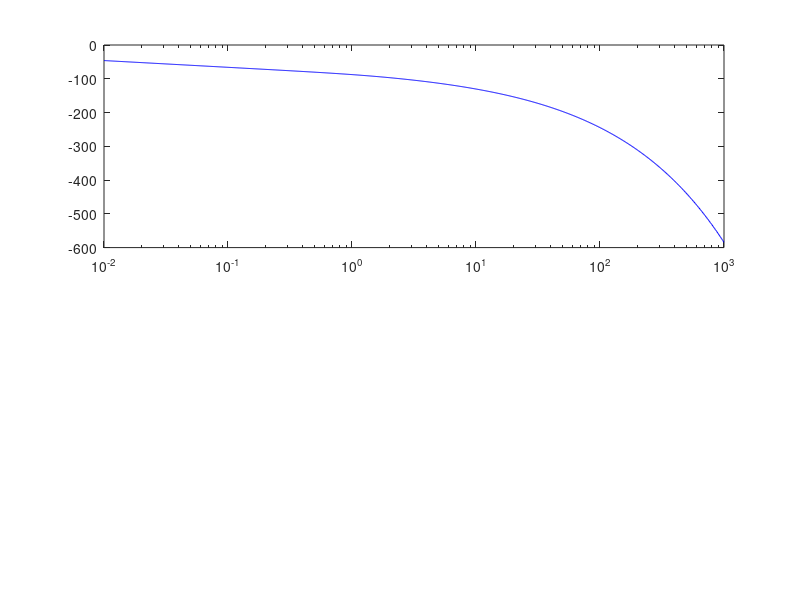

Recreate this plot in MATLAB. (Note: this script raises an error after producing the figure.)
 clc; clear; close all;
%% Entrées et constantes
lambda = 16.3;          % [W/mK] Conductivité thermique ;
rho = 8010;             % [kg/m³] Masse volumique ;
cp = 502;               % [J/kgK] Capacité thermique massique ;
a = lambda/(rho*cp);    % [m^2/s] Diffusivité thermique ;
e = 5e-3;               % [m] Epaisseur plaque ;
h = 200;                  % [W/m²K] Coefficent de transfert thermique ;
Ly = 10;                % [m] Longeur en y ;
Lz = 10;                % [m] Longeur en z ; 

% Paramètres de la simulation et données
figDir = 'fig';              % [-] Emplacement pour les figures générées ;
order = [1 3 6 11];          % Ordre pour l'approximation de Pade ;
colors = ['r','b','g','m'];  % Couleurs pour les graphes de << orders >> ;
wmin = 1e-2;                 % [rad/s] Fréquence minimale pour le bode ;
wmax = 1e3;                  % [rad/s] Fréquence maximale pour le bode ;
wpoints = 1000;              % [rad/s] Nombre des fréquences ;  
No = [3 5 7];                % [-] Nombre des solutions en y ;
y = 0/2;                     % [m] Position en y à être analysée ;
Mo = [3 5 7];                % [-] Nombre des solutions en z ; 
z = 0/2;                     % [m] Position en z à être analysée ;
types = ["--" ":" "-." "-"]; % [-] Line styles for plots ;

%% Coeficientes theoriques et vecteurs
w = logspace(log10(wmin), log10(wmax), wpoints); % Vecteur de fréquences
k = sqrt(w*1j/a); % Résolution de l'équation en 1D
C = lambda*k.*sinh(e*k);
A = h*cosh(e*k);

%% Modèle de F(s) en 1D (sans pertes)
Fs_th = 1./C; % Modèle théorique sans pertes
mag_th = abs(Fs_th);
phase_th = angle(Fs_th);

% Figure (comparaison entre le modèle avec et sans pertes)
fig = figure; subplot(2,1,1);
semilogx(w,20*log10(mag_th),'b',LineWidth=1.4, DisplayName='Sans pertes'); 
hold on; subplot(2,1,2);
semilogx(w, phase_th*180/pi, 'b', LineWidth=1.4); hold on;

%% Modèle de F(s) en 1D (avec pertes)
Fs_th = 1./(C + A*h);
mag_th = abs(Fs_th);
phase_th = angle(Fs_th);

% Figure (comparaison entre le modèle avec et sans pertes)
subplot(2,1,1);
semilogx(w,20*log10(mag_th), 'r', LineStyle=types(1), LineWidth=1.4, ...
    DisplayName='Avec pertes');
ylabel('Mag (dB)', Interpreter='latex', FontSize=17);
grid minor; hold off; 
legend(Interpreter="latex", FontSize=12, Location="southwest");
subplot(2,1,2);
semilogx(w, phase_th*180/pi, 'r', LineStyle=types(1), LineWidth=1.4, ...
    DisplayName='Avec pertes');
grid minor; hold off;
ylabel('Phase (deg)', Interpreter='latex', FontSize=17);
xlabel("Fr\'{e}quences (rad/s)", Interpreter='latex', FontSize=17);
saveas(fig, figDir+"\avecEtSansPertes1D.png");
sgtitle("R\'{e}ponse en fr\'{e}quence de $F_{1D}(s)$", ...
    Interpreter='latex', FontSize=21);

%% Pade approx pour le modèle 1D (avec pertes)

fig = figure; % Il crée la figure pour diferentes ordres d'approximation

for i=1:length(order)
    A = [lambda/(2*e), h/2]; % Polinôme en xi
    B = [-lambda/(2*e), h/2]; % Polinôme en xi
    [P,Q] = padecoef(1,order(i)); % Aproximation e^(x) = P(xi)/Q(xi)

    % Aproximation de la fonction de transfert F(xi) = N(xi)/D(xi)
    N = conv(P,Q); 
    D = conv(conv(Q,Q), A) + conv(conv(P,P), B);

    % Passe à la variable de Laplace s = (a/e^2)xi
    N = changeVariable(N(mod(fliplr(1:length(N)),2)==1), [e^2/a 0]);
    D = changeVariable(D(mod(fliplr(1:length(D)),2)==1), [e^2/a 0]);
    N = N/D(end); D = D/D(end); % Unicité de F(s) (d0 = 1)

    % Diagramme de bode
    F_approx_ev = polyval(N,w*1j)./polyval(D,w*1j);
    mag_approx = abs(F_approx_ev);
    phase_approx = angle(F_approx_ev);

    % Figure
    subplot(2,1,1);
    semilogx(w,20*log10(mag_approx), colors(i), LineWidth=1.4, ...
        DisplayName="Pade $N="+num2str(order(i))+"$");  hold on;
    subplot(2,1,2);
    semilogx(w, phase_approx*180/pi, colors(i), LineWidth=1.4); hold on;
end

% Sauveguarde la fonction transfert
Fs_approx = tf(N, D);
save('..\identification\Fs_pade', 'Fs_approx');

% Configurations graphiques finales (comparaison pour les ordres en 1D)
subplot(2,1,1);
semilogx(w,20*log10(mag_th),'k',LineWidth=1.4,DisplayName='Theorique');
ylabel('Mag (dB)', Interpreter='latex', FontSize=17);
grid minor; hold off; 
legend(Interpreter="latex", FontSize=12, Location="southwest");
subplot(2,1,2);
semilogx(w, phase_th*180/pi,'k',LineWidth=1.4);
grid minor; hold off;
ylabel('Phase (deg)', Interpreter='latex', FontSize=17);
xlabel("Fr\'{e}quences (rad/s)", Interpreter='latex', FontSize=17);
fig.Position = [341 162 689 418];
saveas(fig, figDir+"\padeApprox.png");
sgtitle("R\'{e}ponse en fr\'{e}quence de $F_{1D}(s)$", ...
    Interpreter='latex', FontSize=21);

%% Mes fonctions
function P = polyPower(Q, n)
    % Il va evaluer le polynôme Q(x) à la puissance n, c'est à dire
    % P(x) = [Q(x)]^n. Si n = 0, donc P(x) = 1.
    
    % Prendre les cas plus simples
    if n == 0
        P = 1;
        return
    elseif n == 1
        P = Q;
        return
    % Le  cas générale
    else
        P = conv(Q, Q); % Il va faire n fois la convolution de Q
        for i = 3:n
            P = conv(P, Q);
        end
    end
end

function R = sumPoly(P, Q)
    % Prendre la summe de deux polynômes P(x) et Q(x). IL faut aligner les
    % deux vecteur de coefficientes dans un façon que il sera possibles de
    % les ajouter.
    
    % Prendre l'ordre plus grande
    P_order = length(P);
    Q_order = length(Q);
    if P_order > Q_order
         max_order = size(P);
    else
         max_order = size(Q);
    end

    % Ajoute les deux polynômes
    new_P = padarray(P, max_order-size(P), 0, 'pre');
    new_Q = padarray(Q, max_order-size(Q), 0, 'pre');
    R = new_P + new_Q;
end

function R = changeVariable(Q, P)
    % IL va changer la variable du polinôme Q(y) pour y = P(x) et retourner
    % un nouvel polynôme R(x) = Q(P(x)). Des convolution sucessives sont
    % utilisées.
    % R(x) = sum( r_i * x^i ) ;
    %      = sum( q_i * (p(x))^i ) ;

    R = 0;
    for i=0:length(Q)-1
        R = sumPoly(R, Q(length(Q)-i)*polyPower(P, i));
    end
end